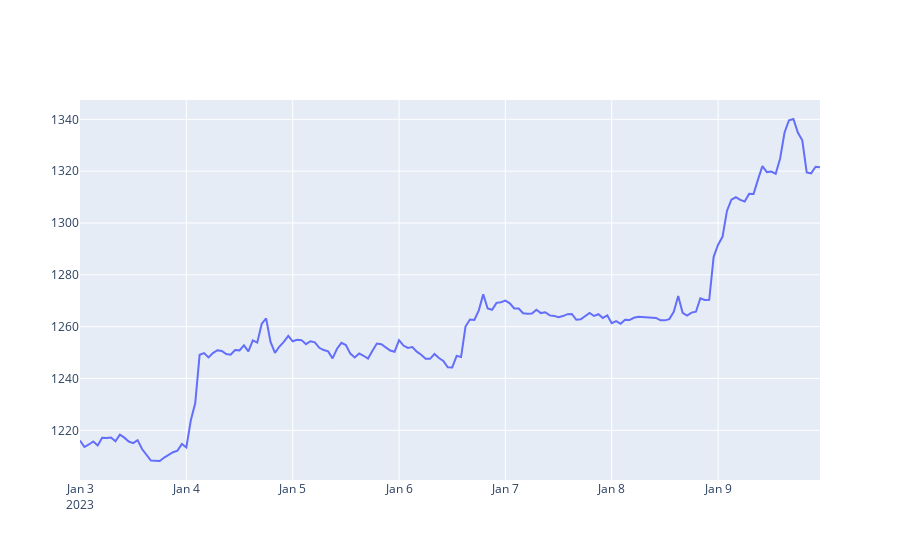

Write notebook code for a chart like this one.
### Code cell
from plotly.offline import init_notebook_mode, iplot
init_notebook_mode(connected=True)

def getLine(df_input):
    x = df_input.index
    y = df_input.values
    fig = go.Figure(data=go.Scatter(x = x, y = y))
    fig.show()
    
#------------------------------------------------

#( getLine(getRates('ETH-USD',  '1d',  '1h')) )
( getLine(getRates('ETH-USD',  '1wk',  '1h')) )
#( getLine(getRates('ETH-USD',  '3mo',  '1h')) )
#( getLine(getRates('ETH-USD',  '3y',  '1d')) )

### Figure 1 — Plotly figure (JSON) as saved in the notebook; plotly's stock layout.template omitted (floating-point values rounded to 4 significant figures; data arrays with more than 128 entries replaced by an {"elided": "..."} marker saying what was removed)
{"data": [{"x": {"elided": "168 str values"}, "y": {"elided": "168 float values"}, "type": "scatter"}], "layout": {"xaxis": {"type": "date", "range": ["2023-01-03", "2023-01-09 23:00"], "autorange": true}, "yaxis": {"type": "linear", "range": [1201.0, 1347.0], "autorange": true}, "autosize": true}}
